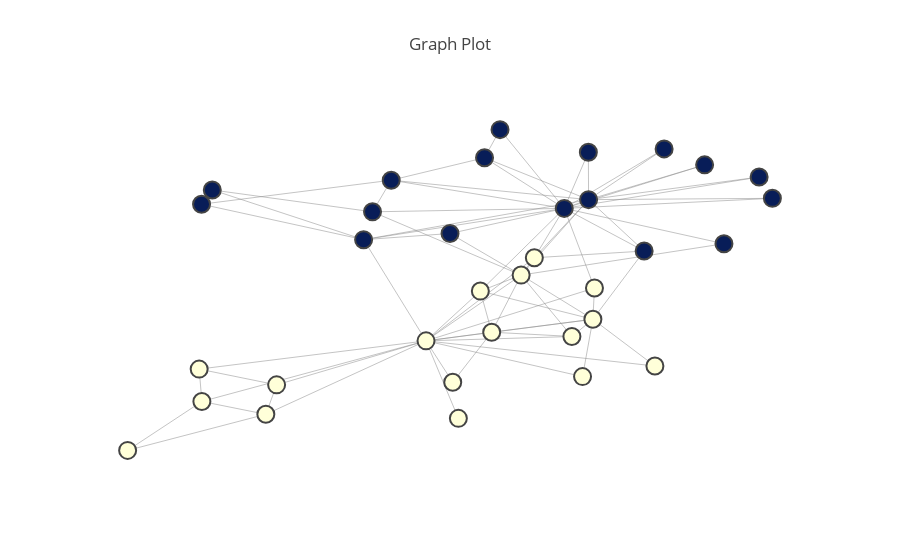

Here is the notebook cell this chart was saved with:
### Code cell
plot_handler.plot_graph()

### Figure 1 — Plotly figure (JSON) as saved in the notebook; plotly's stock layout.template omitted (floating-point values rounded to 4 significant figures; data arrays with more than 128 entries replaced by an {"elided": "..."} marker saying what was removed)
{"data": [{"hoverinfo": "none", "line": {"color": "#888", "width": 0.5}, "mode": "lines", "showlegend": false, "type": "scatter", "uid": "8b9b2b1f-2118-4335-a319-eee0e37ebc9e", "x": {"elided": "234 float values"}, "y": {"elided": "234 float values"}}, {"hoverinfo": "text", "marker": {"color": [40, 40, 40, 40, 40, 40, 40, 40, 40, 238, 40, 40, 40, 40, 238, 238, 40, 40, 238, 40, 238, 40, 238, 238, 238, 238, 238, 238, 238, 238, 238, 238, 238, 238], "colorscale": "YlGnBu", "line": {"width": 2}, "reversescale": true, "showscale": false, "size": 17}, "mode": "markers", "showlegend": false, "text": ["Mr. Hi", "Mr. Hi", "Mr. Hi", "Mr. Hi", "Mr. Hi", "Mr. Hi", "Mr. Hi", "Mr. Hi", "Mr. Hi", "Officer", "Mr. Hi", "Mr. Hi", "Mr. Hi", "Mr. Hi", "Officer", "Officer", "Mr. Hi", "Mr. Hi", "Officer", "Mr. Hi", "Officer", "Mr. Hi", "Officer", "Officer", "Officer", "Officer", "Officer", "Officer", "Officer", "Officer", "Officer", "Officer", "Officer", "Officer"], "type": "scatter", "uid": "02d45222-2b98-458d-b209-3146e32d6af5", "x": [-0.08954, 0.1733, 0.06025, 0.01388, -0.4468, -0.3418, -0.4426, 0.1402, 0.08106, 0.3797, -0.3249, -0.03859, -0.04748, -0.003996, 0.1661, 0.4351, -0.5595, 0.271, 0.3492, 0.1758, 0.4559, 0.157, 0.2854, -0.1443, -0.4262, -0.4431, 0.02701, -0.1738, -0.05174, 0.002611, 0.254, -0.1878, 0.1665, 0.1281], "y": [-0.3812, -0.2593, -0.009579, -0.3322, -0.5408, -0.7962, -0.7236, -0.3565, 0.08825, 0.1676, -0.6299, -0.8191, -0.615, -0.09997, 0.684, 0.5442, -1, -0.5232, 0.6131, -0.08252, 0.424, -0.5833, 0.7033, 0.5265, 0.4715, 0.3908, 0.8122, 0.3477, 0.2253, 0.6534, 0.1262, 0.1905, 0.4167, 0.3673]}], "layout": {"autosize": true, "title": {"text": "Graph Plot"}, "xaxis": {"autorange": true, "range": [-0.6317, 0.5282], "showgrid": false, "showline": false, "showticklabels": false, "ticks": "", "type": "linear", "zeroline": false}, "yaxis": {"autorange": true, "range": [-1.197, 1.009], "showgrid": false, "showline": false, "showticklabels": false, "ticks": "", "type": "linear", "zeroline": false}}}
